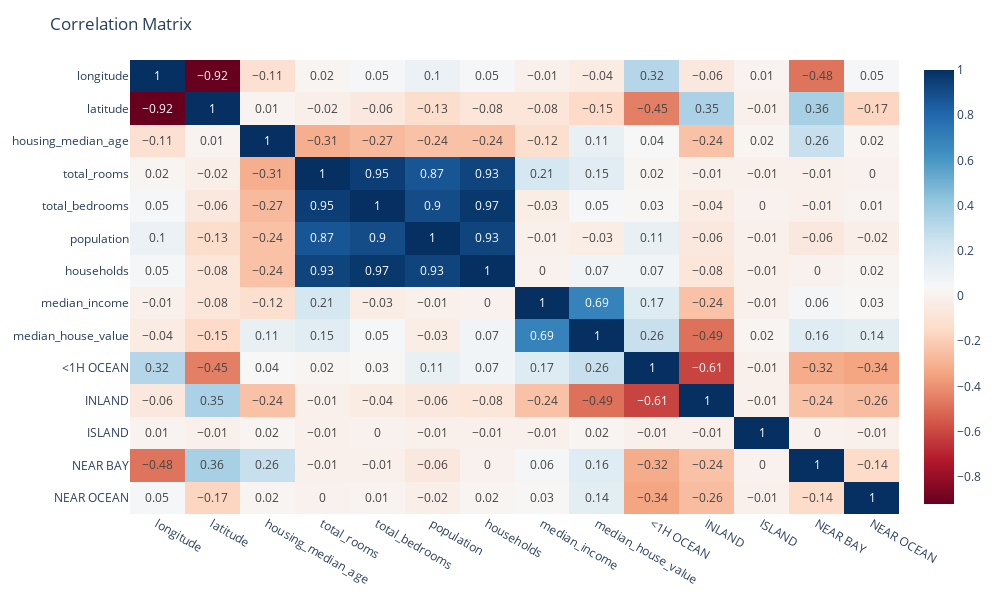

Notebook source saved alongside this figure:
### Code cell
# plotly express heatmap of the correlation matrix with the values annotated in the cells rounded to 2 decimal places
fig = px.imshow(trian_df.corr().round(2), color_continuous_scale='RdBu', text_auto=True, aspect='auto')
fig.update_layout(title='Correlation Matrix', width=1000, height=600)
fig.show()

### Figure 1 — Plotly figure (JSON) as saved in the notebook; plotly's stock layout.template omitted (floating-point values rounded to 4 significant figures; data arrays with more than 128 entries replaced by an {"elided": "..."} marker saying what was removed)
{"data": [{"coloraxis": "coloraxis", "hovertemplate": "x: %{x}<br>y: %{y}<br>color: %{z}<extra></extra>", "name": "0", "texttemplate": "%{z}", "type": "heatmap", "x": ["longitude", "latitude", "housing_median_age", "total_rooms", "total_bedrooms", "population", "households", "median_income", "median_house_value", "<1H OCEAN", "INLAND", "ISLAND", "NEAR BAY", "NEAR OCEAN"], "xaxis": "x", "y": ["longitude", "latitude", "housing_median_age", "total_rooms", "total_bedrooms", "population", "households", "median_income", "median_house_value", "<1H OCEAN", "INLAND", "ISLAND", "NEAR BAY", "NEAR OCEAN"], "yaxis": "y", "z": {"elided": "14x14 float values"}}], "layout": {"coloraxis": {"colorscale": [[0, "rgb(103,0,31)"], [0.1, "rgb(178,24,43)"], [0.2, "rgb(214,96,77)"], [0.3, "rgb(244,165,130)"], [0.4, "rgb(253,219,199)"], [0.5, "rgb(247,247,247)"], [0.6, "rgb(209,229,240)"], [0.7, "rgb(146,197,222)"], [0.8, "rgb(67,147,195)"], [0.9, "rgb(33,102,172)"], [1, "rgb(5,48,97)"]]}, "height": 600, "margin": {"t": 60}, "title": {"text": "Correlation Matrix"}, "width": 1000, "xaxis": {"anchor": "y", "domain": [0, 1]}, "yaxis": {"anchor": "x", "autorange": "reversed", "domain": [0, 1]}}}
